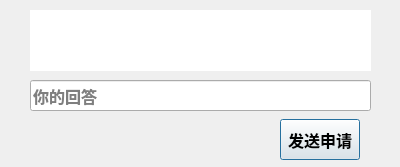
<?xml version="1.0" encoding="UTF-8"?>
<ui version="4.0">
 <class>Answer</class>
 <widget class="QDialog" name="Answer">
  <property name="geometry">
   <rect>
    <x>0</x>
    <y>0</y>
    <width>400</width>
    <height>167</height>
   </rect>
  </property>
  <property name="windowTitle">
   <string>Dialog</string>
  </property>
  <widget class="QLabel" name="question">
   <property name="geometry">
    <rect>
     <x>30</x>
     <y>10</y>
     <width>341</width>
     <height>61</height>
    </rect>
   </property>
   <property name="font">
    <font>
     <family>Arial</family>
     <pointsize>12</pointsize>
     <weight>75</weight>
     <bold>true</bold>
    </font>
   </property>
   <property name="styleSheet">
    <string notr="true">background-color: rgb(255, 255, 255);</string>
   </property>
   <property name="text">
    <string/>
   </property>
  </widget>
  <widget class="QLineEdit" name="answerEdit">
   <property name="geometry">
    <rect>
     <x>30</x>
     <y>80</y>
     <width>341</width>
     <height>31</height>
    </rect>
   </property>
   <property name="font">
    <font>
     <family>Arial</family>
     <pointsize>12</pointsize>
     <weight>75</weight>
     <bold>true</bold>
    </font>
   </property>
   <property name="placeholderText">
    <string>你的回答</string>
   </property>
  </widget>
  <widget class="QPushButton" name="send">
   <property name="geometry">
    <rect>
     <x>280</x>
     <y>119</y>
     <width>80</width>
     <height>41</height>
    </rect>
   </property>
   <property name="font">
    <font>
     <family>Arial</family>
     <pointsize>12</pointsize>
     <weight>75</weight>
     <bold>true</bold>
    </font>
   </property>
   <property name="text">
    <string>发送申请</string>
   </property>
  </widget>
 </widget>
 <resources/>
 <connections/>
</ui>
